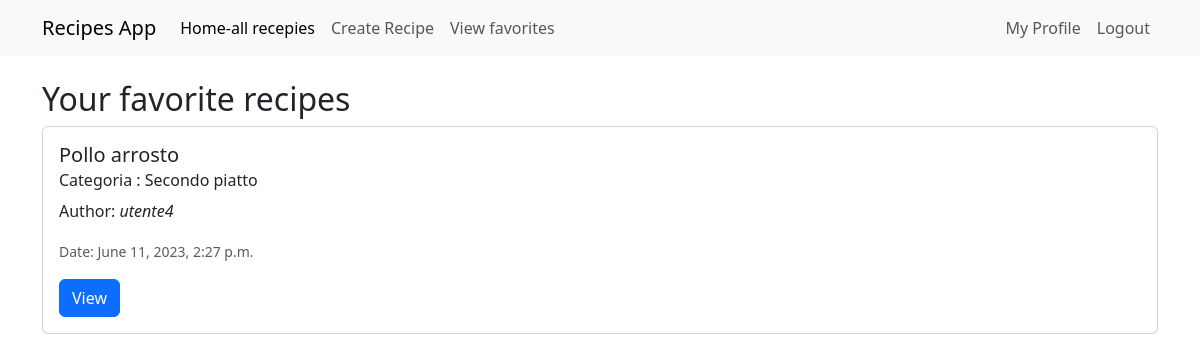
Screenshot of /favorites/ (signed in) with the database file from the repository.
### recipes/models.py (models this page shows, shortened)
class Recipe(models.Model):
    title = models.CharField(max_length=100)
    description = models.TextField()
    category = models.ForeignKey('categories.Category', on_delete=models.CASCADE, null=True)
    created_at = models.DateTimeField(auto_now_add=True)
    author = models.ForeignKey(User, on_delete=models.CASCADE)
    favorite = models.ManyToManyField(User, related_name='favorite', blank=True)

### categories/models.py (models this page shows)
class Category(models.Model):
    description = models.TextField(max_length=200)
    def __str__(self):
        return self.description

### recipes/views.py (the view)
# urls.py: path('favorites/',views.FavoritesView, name='recipes-favorites-views'),
@login_required
def FavoritesView(request):
    favorite_recipe = request.user.favorite.all()
    return render(request, 'recipes/favorites.html', {'recipes': favorite_recipe})

### recipes/templates/recipes/favorites.html
{% extends 'recipes/base.html' %}
{% block content %}
<h2 class="mt-4">Your favorite recipes</h2>
{% for recipe in recipes %}
    <div class="card">
        <div class="card-body">
            <h5 class="card-title">{{ recipe.title }}</h5>
            <h6 class="card-subtitle mb-2">Categoria : {{recipe.category}}</h6>
            <p class="card-text">Author: <span class="fst-italic">{{ recipe.author }}</span></p>
            <p class="card-text"><small class="text-muted">Date: {{ recipe.created_at }}</small></p>
            <a href="{% url 'recipes-detail' recipe.id %}" class="btn btn-primary">View</a>
        </div>
    </div>
    <br>
{% empty %}
    <h5>no recipe available.</h5>
{% endfor %}
{% endblock content %}}

### rows the page displays
Recipe: title "Pollo arrosto", category "Secondo piatto", author "utente4", created_at "June 11, 2023, 2:27 p.m."
